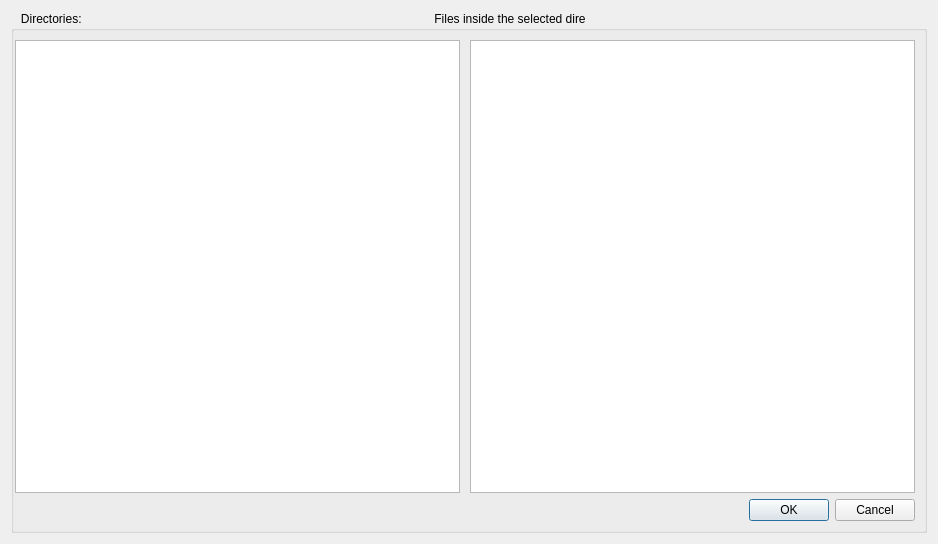
<?xml version="1.0" encoding="UTF-8"?>
<ui version="4.0">
 <class>SelectFile</class>
 <widget class="QDialog" name="SelectFile">
  <property name="geometry">
   <rect>
    <x>0</x>
    <y>0</y>
    <width>938</width>
    <height>544</height>
   </rect>
  </property>
  <property name="sizePolicy">
   <sizepolicy hsizetype="Expanding" vsizetype="Expanding">
    <horstretch>0</horstretch>
    <verstretch>0</verstretch>
   </sizepolicy>
  </property>
  <property name="cursor">
   <cursorShape>ArrowCursor</cursorShape>
  </property>
  <property name="contextMenuPolicy">
   <enum>Qt::ActionsContextMenu</enum>
  </property>
  <property name="windowTitle">
   <string>Dialog</string>
  </property>
  <layout class="QVBoxLayout" name="verticalLayout_2">
   <item>
    <widget class="QGroupBox" name="Group1">
     <property name="title">
      <string>   Directories:                                                                                                          Files inside the selected directory:</string>
     </property>
     <layout class="QVBoxLayout" name="verticalLayout">
      <property name="leftMargin">
       <number>1</number>
      </property>
      <item>
       <layout class="QHBoxLayout" name="horizontalLayout">
        <property name="spacing">
         <number>10</number>
        </property>
        <property name="leftMargin">
         <number>0</number>
        </property>
        <property name="topMargin">
         <number>0</number>
        </property>
        <property name="rightMargin">
         <number>0</number>
        </property>
        <property name="bottomMargin">
         <number>0</number>
        </property>
        <item>
         <widget class="QTreeView" name="treeView">
          <property name="sortingEnabled">
           <bool>true</bool>
          </property>
         </widget>
        </item>
        <item>
         <widget class="QListView" name="listView">
          <property name="enabled">
           <bool>true</bool>
          </property>
          <property name="layoutMode">
           <enum>QListView::Batched</enum>
          </property>
         </widget>
        </item>
       </layout>
      </item>
      <item>
       <widget class="QDialogButtonBox" name="buttonBox">
        <property name="orientation">
         <enum>Qt::Horizontal</enum>
        </property>
        <property name="standardButtons">
         <set>QDialogButtonBox::Cancel|QDialogButtonBox::Ok</set>
        </property>
       </widget>
      </item>
     </layout>
    </widget>
   </item>
  </layout>
 </widget>
 <resources/>
 <connections/>
</ui>
